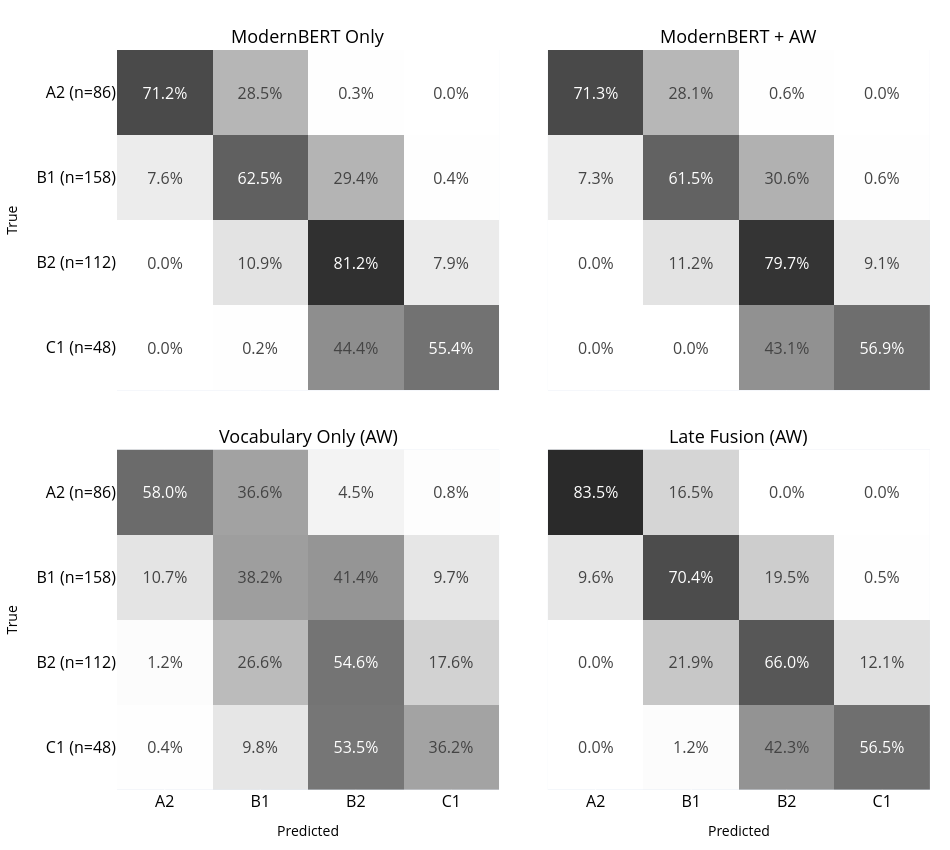

This figure's notebook cell:
### Code cell
from plotly.subplots import make_subplots

def plot_cm_grid(conds, titles, ncols=2):
    nrows = int(np.ceil(len(conds) / ncols))
    fig = make_subplots(rows=nrows, cols=ncols, subplot_titles=titles,
                        horizontal_spacing=0.06, vertical_spacing=0.08)
    ylabels = [f"{l} (n={n})" for l, n in zip(LABELS, np.bincount(y, minlength=K))]
    for k, c in enumerate(conds):
        r, col = k // ncols + 1, k % ncols + 1
        cm = np.mean([confmat(y, preds[c][s]) for s in SEEDS], axis=0)
        cm_norm = cm / cm.sum(1, keepdims=True)
        text = [[f"{cm_norm[i, j] * 100:.1f}%" for j in range(K)] for i in range(K)]
        fig.add_trace(go.Heatmap(z=cm_norm, x=LABELS, y=ylabels, zmin=0, zmax=1,
                                 colorscale=[[0, "white"], [1, "black"]], showscale=False,
                                 text=text, texttemplate="%{text}", textfont={"size": 16}), row=r, col=col)
        fig.update_xaxes(title_text="Predicted" if r == nrows else None, tickfont=dict(size=16),
                         showticklabels=(r == nrows), row=r, col=col)
        fig.update_yaxes(title_text="True" if col == 1 else None, autorange="reversed",
                         tickfont=dict(size=16), showticklabels=(col == 1), row=r, col=col)
    fig.update_annotations(font_size=18)
    fig.update_layout(width=950, height=850, font=dict(color="black"),
                      margin=dict(t=50, b=60, l=60, r=20))
    fig.write_image(OUT_DIR / f"{STAGE}_confusion_matrices.png", scale=6)
    fig.show()

plot_cm_grid(["hf_only", "hf_AW_raw", "vocab_AW", "late_AW"],
             ["ModernBERT Only", "ModernBERT + AW", "Vocabulary Only (AW)", "Late Fusion (AW)"])

### Figure 1 — Plotly figure (JSON) as saved in the notebook; plotly's stock layout.template omitted (floating-point values rounded to 4 significant figures)
{"data": [{"colorscale": [[0, "white"], [1, "black"]], "showscale": false, "text": [["71.2%", "28.5%", "0.3%", "0.0%"], ["7.6%", "62.5%", "29.4%", "0.4%"], ["0.0%", "10.9%", "81.2%", "7.9%"], ["0.0%", "0.2%", "44.4%", "55.4%"]], "textfont": {"size": 16}, "texttemplate": "%{text}", "type": "heatmap", "x": ["A2", "B1", "B2", "C1"], "xaxis": "x", "y": ["A2 (n=86)", "B1 (n=158)", "B2 (n=112)", "C1 (n=48)"], "yaxis": "y", "z": [[0.7116, 0.2849, 0.003488, 0.0], [0.07595, 0.6253, 0.2943, 0.00443], [0.0, 0.1089, 0.8116, 0.07946], [0.0, 0.002083, 0.4438, 0.5542]], "zmax": 1, "zmin": 0}, {"colorscale": [[0, "white"], [1, "black"]], "showscale": false, "text": [["71.3%", "28.1%", "0.6%", "0.0%"], ["7.3%", "61.5%", "30.6%", "0.6%"], ["0.0%", "11.2%", "79.7%", "9.1%"], ["0.0%", "0.0%", "43.1%", "56.9%"]], "textfont": {"size": 16}, "texttemplate": "%{text}", "type": "heatmap", "x": ["A2", "B1", "B2", "C1"], "xaxis": "x2", "y": ["A2 (n=86)", "B1 (n=158)", "B2 (n=112)", "C1 (n=48)"], "yaxis": "y2", "z": [[0.7128, 0.2814, 0.005814, 0.0], [0.07342, 0.6152, 0.3057, 0.005696], [0.0, 0.1116, 0.7973, 0.09107], [0.0, 0.0, 0.4312, 0.5687]], "zmax": 1, "zmin": 0}, {"colorscale": [[0, "white"], [1, "black"]], "showscale": false, "text": [["58.0%", "36.6%", "4.5%", "0.8%"], ["10.7%", "38.2%", "41.4%", "9.7%"], ["1.2%", "26.6%", "54.6%", "17.6%"], ["0.4%", "9.8%", "53.5%", "36.2%"]], "textfont": {"size": 16}, "texttemplate": "%{text}", "type": "heatmap", "x": ["A2", "B1", "B2", "C1"], "xaxis": "x3", "y": ["A2 (n=86)", "B1 (n=158)", "B2 (n=112)", "C1 (n=48)"], "yaxis": "y3", "z": [[0.5802, 0.3663, 0.04535, 0.00814], [0.107, 0.3816, 0.4139, 0.09747], [0.01161, 0.2661, 0.5464, 0.1759], [0.004167, 0.09792, 0.5354, 0.3625]], "zmax": 1, "zmin": 0}, {"colorscale": [[0, "white"], [1, "black"]], "showscale": false, "text": [["83.5%", "16.5%", "0.0%", "0.0%"], ["9.6%", "70.4%", "19.5%", "0.5%"], ["0.0%", "21.9%", "66.0%", "12.1%"], ["0.0%", "1.2%", "42.3%", "56.5%"]], "textfont": {"size": 16}, "texttemplate": "%{text}", "type": "heatmap", "x": ["A2", "B1", "B2", "C1"], "xaxis": "x4", "y": ["A2 (n=86)", "B1 (n=158)", "B2 (n=112)", "C1 (n=48)"], "yaxis": "y4", "z": [[0.8349, 0.1651, 0.0, 0.0], [0.0962, 0.7038, 0.1949, 0.005063], [0.0, 0.2188, 0.6598, 0.1214], [0.0, 0.0125, 0.4229, 0.5646]], "zmax": 1, "zmin": 0}], "layout": {"annotations": [{"font": {"size": 18}, "showarrow": false, "text": "ModernBERT Only", "x": 0.235, "xanchor": "center", "xref": "paper", "y": 1, "yanchor": "bottom", "yref": "paper"}, {"font": {"size": 18}, "showarrow": false, "text": "ModernBERT + AW", "x": 0.765, "xanchor": "center", "xref": "paper", "y": 1, "yanchor": "bottom", "yref": "paper"}, {"font": {"size": 18}, "showarrow": false, "text": "Vocabulary Only (AW)", "x": 0.235, "xanchor": "center", "xref": "paper", "y": 0.46, "yanchor": "bottom", "yref": "paper"}, {"font": {"size": 18}, "showarrow": false, "text": "Late Fusion (AW)", "x": 0.765, "xanchor": "center", "xref": "paper", "y": 0.46, "yanchor": "bottom", "yref": "paper"}], "font": {"color": "black"}, "height": 850, "margin": {"b": 60, "l": 60, "r": 20, "t": 50}, "width": 950, "xaxis": {"anchor": "y", "domain": [0, 0.47], "showticklabels": false, "tickfont": {"size": 16}}, "xaxis2": {"anchor": "y2", "domain": [0.53, 1], "showticklabels": false, "tickfont": {"size": 16}}, "xaxis3": {"anchor": "y3", "domain": [0, 0.47], "showticklabels": true, "tickfont": {"size": 16}, "title": {"text": "Predicted"}}, "xaxis4": {"anchor": "y4", "domain": [0.53, 1], "showticklabels": true, "tickfont": {"size": 16}, "title": {"text": "Predicted"}}, "yaxis": {"anchor": "x", "autorange": "reversed", "domain": [0.54, 1], "showticklabels": true, "tickfont": {"size": 16}, "title": {"text": "True"}}, "yaxis2": {"anchor": "x2", "autorange": "reversed", "domain": [0.54, 1], "showticklabels": false, "tickfont": {"size": 16}}, "yaxis3": {"anchor": "x3", "autorange": "reversed", "domain": [0, 0.46], "showticklabels": true, "tickfont": {"size": 16}, "title": {"text": "True"}}, "yaxis4": {"anchor": "x4", "autorange": "reversed", "domain": [0, 0.46], "showticklabels": false, "tickfont": {"size": 16}}}}
